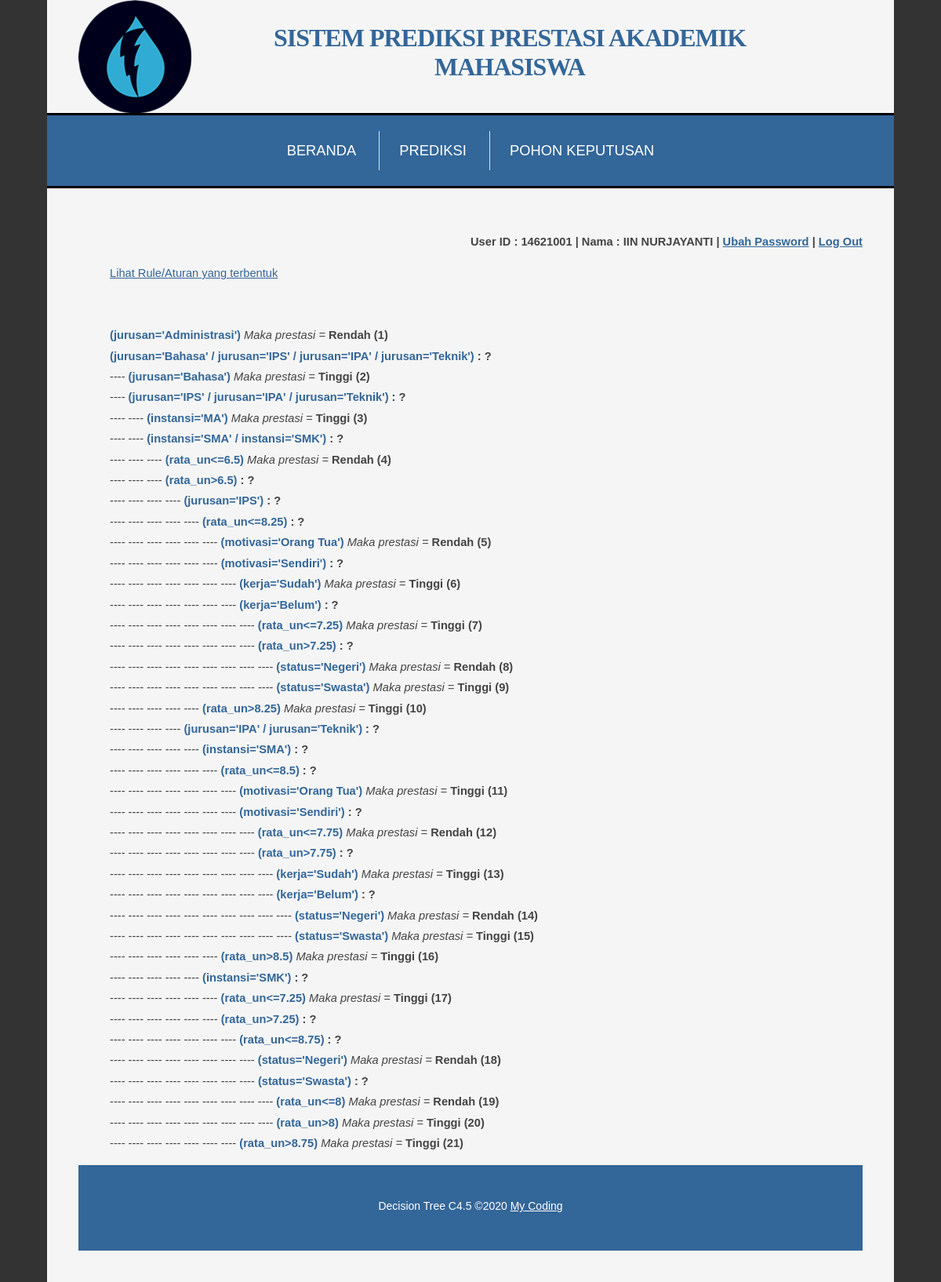
Screenshot of /index.php?menu=pohon_tree (signed in) with the database file from the repository.
### tables this page shows
CREATE TABLE `pohon_keputusan` (
  `id` int(11) NOT NULL,
  `parent` text DEFAULT NULL,
  `akar` text DEFAULT NULL,
  `keputusan` varchar(10) DEFAULT NULL
);

### pohon_tree.php (the view, shortened to what this page needs)
<a href="?menu=tree" >Lihat Rule/Aturan yang terbentuk</a><br><br>
<?php
$que_sql=mysql_query("SELECT id FROM pohon_keputusan");
$id=array();$l=0;
while($bar_row=mysql_fetch_array($que_sql)){
	$id[$l]=$bar_row[0];
	$l++;
}
$query = mysql_query("SELECT * FROM pohon_keputusan ORDER BY(id)");
$temp_rule=array();
$temp_rule[0]='';
$ll=0;
while($bar=mysql_fetch_array($query)){
	if($bar[1]!=''){
		$rule=$bar[1]." AND ".$bar[2];
	}else{
		$rule=$bar[2];
	}
	$rule = str_replace("OR","/",$rule);
	$exRule=explode(" AND ",$rule);
	$jml_ExRule=count($exRule);
	$jml_temp=count($temp_rule);
	$i=0;
	while($i<$jml_ExRule){
		if($temp_rule[$i]==$exRule[$i]){
			$temp_rule[$i]=$exRule[$i];
			$exRule[$i]="---- ";
		}else{
			$temp_rule[$i]=$exRule[$i];
		}
		if($i==($jml_ExRule-1)){
			$t=$i;
			while($t<$jml_temp){
				$temp_rule[$t]="";
				$t++;
			}
		}
		if($i==($jml_ExRule-1)){
			$strip='';
			for($x=1;$x<=$i;$x++){
				$strip=$strip."---- ";
			}
			$sql_que=mysql_query("SELECT keputusan FROM pohon_keputusan WHERE id=$id[$ll]");
			$row_bar=mysql_fetch_array($sql_que);
			if($exRule[$i-1]=="---- "){
				echo "<font color='#336699'><b>".$exRule[$i]."</b></font> <i>Maka prestasi = </i><strong>".$row_bar[0]." (".$id[$ll].")</strong>";
			}else if($exRule[$i-1]!="---- "){
				echo "<br>".$strip."<font color='#336699'><b>".$exRule[$i]."</b></font> <i>Maka prestasi = </i><strong>".$row_bar[0]."  (".$id[$ll].")</strong>";
			}
		}
		else if($i==0){
			if($ll==1){
				echo "<font color='#336699'><b>".$exRule[$i]."</b></font> <b>: ?</b>";
			}else{
				echo $exRule[$i]." ";
			}
		}
		else{
			if($exRule[$i]=="---- "){
				echo $exRule[$i]." ";
			}else{
				if($exRule[$i-1]=="---- "){
					echo "<font color='#336699'><b>".$exRule[$i]."</b></font> <b>: ?</b>";
				}else{
					$strip='';
					for($x=1;$x<=$i;$x++){
						$strip=$strip."---- ";
					}
					echo "<br>".$strip."<font color='#336699'><b>".$exRule[$i]."</b></font> <b>: ?</b>";
				}
			}
		}
		$i++;
	}
	echo "<br>";
	$ll++;
}
?>

### css/default.css (style rules this page uses)
html, body { height: 100%; }
body { margin: 0px; padding: 0px; background-color: #333333; font-family: 'Archivo Narrow', sans-serif; font-size: 11pt; color: #444; }
a { color: #336699; }

### rows the page displays
pohon_keputusan: akar "(jurusan='Administrasi')", keputusan "Rendah", ll "1"
pohon_keputusan: parent+akar "(jurusan='Bahasa' / jurusan='IPS' / jurusan='IPA' / jurusan='Teknik')", strip "----", akar "(jurusan='Bahasa')", keputusan "Tinggi", ll "2"
pohon_keputusan: i "----", i "(jurusan='IPS' / jurusan='IPA' / jurusan='Teknik')", strip "---- ----", i "(instansi='MA')", keputusan "Tinggi", ll "3"
pohon_keputusan: i "----", i "(instansi='SMA' / instansi='SMK')", strip "---- ---- ----", i "(rata_un<=6.5)", keputusan "Rendah", ll "4"
pohon_keputusan: i "----", i "(rata_un>6.5)", strip "---- ---- ---- ----", i "(jurusan='IPS')", strip "---- ---- ---- ---- ----", i "(rata_un<=8.25)", strip "---- ---- ---- ---- ---- ----", i "(motivasi='Orang Tua')", keputusan "Rendah", ll "5"
pohon_keputusan: i "----", i "(motivasi='Sendiri')", strip "---- ---- ---- ---- ---- ---- ----", i "(kerja='Sudah')", keputusan "Tinggi", ll "6"
pohon_keputusan: i "----", i "(kerja='Belum')", strip "---- ---- ---- ---- ---- ---- ---- ----", i "(rata_un<=7.25)", keputusan "Tinggi", ll "7"
pohon_keputusan: i "----", i "(rata_un>7.25)", strip "---- ---- ---- ---- ---- ---- ---- ---- ----", i "(status='Negeri')", keputusan "Rendah", ll "8"
pohon_keputusan: i "----", i "(status='Swasta')", keputusan "Tinggi", ll "9"
pohon_keputusan: i "----", i "(rata_un>8.25)", keputusan "Tinggi", ll "10"
pohon_keputusan: i "----", i "(jurusan='IPA' / jurusan='Teknik')", strip "---- ---- ---- ---- ----", i "(instansi='SMA')", strip "---- ---- ---- ---- ---- ----", i "(rata_un<=8.5)", strip "---- ---- ---- ---- ---- ---- ----", i "(motivasi='Orang Tua')", keputusan "Tinggi", ll "11"
pohon_keputusan: i "----", i "(motivasi='Sendiri')", strip "---- ---- ---- ---- ---- ---- ---- ----", i "(rata_un<=7.75)", keputusan "Rendah", ll "12"
pohon_keputusan: i "----", i "(rata_un>7.75)", strip "---- ---- ---- ---- ---- ---- ---- ---- ----", i "(kerja='Sudah')", keputusan "Tinggi", ll "13"
pohon_keputusan: i "----", i "(kerja='Belum')", strip "---- ---- ---- ---- ---- ---- ---- ---- ---- ----", i "(status='Negeri')", keputusan "Rendah", ll "14"
pohon_keputusan: i "----", i "(status='Swasta')", keputusan "Tinggi", ll "15"
pohon_keputusan: i "----", i "(rata_un>8.5)", keputusan "Tinggi", ll "16"
pohon_keputusan: i "----", i "(instansi='SMK')", strip "---- ---- ---- ---- ---- ----", i "(rata_un<=7.25)", keputusan "Tinggi", ll "17"
pohon_keputusan: i "----", i "(rata_un>7.25)", strip "---- ---- ---- ---- ---- ---- ----", i "(rata_un<=8.75)", strip "---- ---- ---- ---- ---- ---- ---- ----", i "(status='Negeri')", keputusan "Rendah", ll "18"
pohon_keputusan: i "----", i "(status='Swasta')", strip "---- ---- ---- ---- ---- ---- ---- ---- ----", i "(rata_un<=8)", keputusan "Rendah", ll "19"
pohon_keputusan: i "----", i "(rata_un>8)", keputusan "Tinggi", ll "20"
pohon_keputusan: i "----", i "(rata_un>8.75)", keputusan "Tinggi", ll "21"

### other values shown
$_SESSION['usr'] "14621001"
$_SESSION['nama'] "IIN NURJAYANTI"
